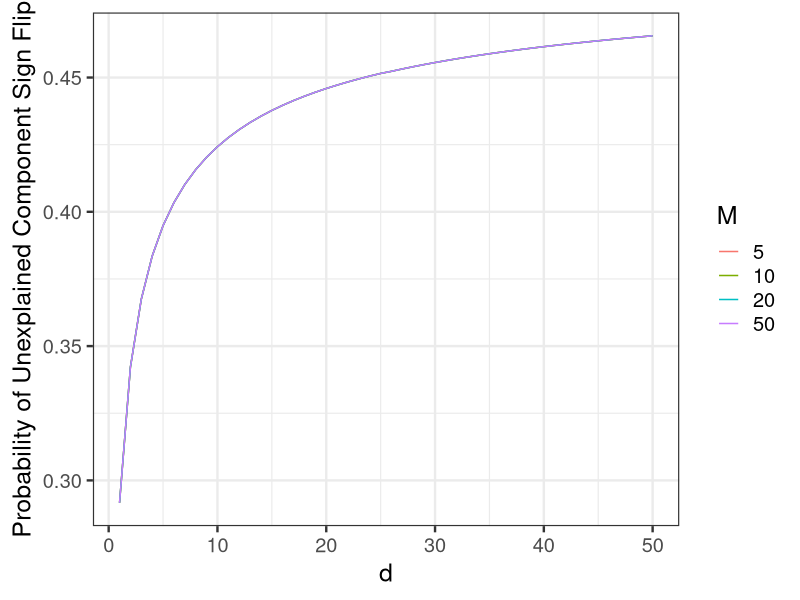

This chart was generated by the following R code:
# Libraries ---------------------------------------------------------------
library(here)
library(tidyr)
library(dplyr)
library(purrr)
library(ggplot2)

# Helpers -----------------------------------------------------------------
pirwinhall = function(x, n) {
  if (n > 50) {
    pirwinhall_approx(x, n)
  } else {
    pirwinhall_exact(x, n)
  }
}

pirwinhall_exact = function(x, n) {
  
  sapply(x, 
         \(xx) {
           k = seq(0, floor(xx))
           sum((-1)**k * choose(n, k) * (xx - k)**n) / factorial(n)
         })
}

pirwinhall_approx = function(x, n) {
  pnorm(x, mean = n / 2, sd = sqrt(n / 12))
}

pr_signflip = function(d, m) {
  integrate(\(a) 2 * pirwinhall(x = (2*d*m - a) / (2*m), n = 2*d) / (2 * m),
            lower = 0,
            upper = m)$value
}


# Setup --------------------------------------------------------------------
design = tidyr::crossing(d = 1:50,
                         m = c(5,10,20,50))
tb = dplyr::mutate(design,
                   p = purrr::pmap_dbl(design, pr_signflip),
                   m = factor(m))


# Plot ---------------------------------------------------------------------
gg = ggplot(tb,
            aes(x = d, y = p, color = m)) +
  labs(y = "Probability of Unexplained Component Sign Flip",
       color = "M") +
  theme_bw(base_size = 18) +
  geom_line()

ggsave(here('Sections', 'Figures', 'prob_unexplained.pdf'),
       gg, 
       width = 10, height = 8, units = "in")
